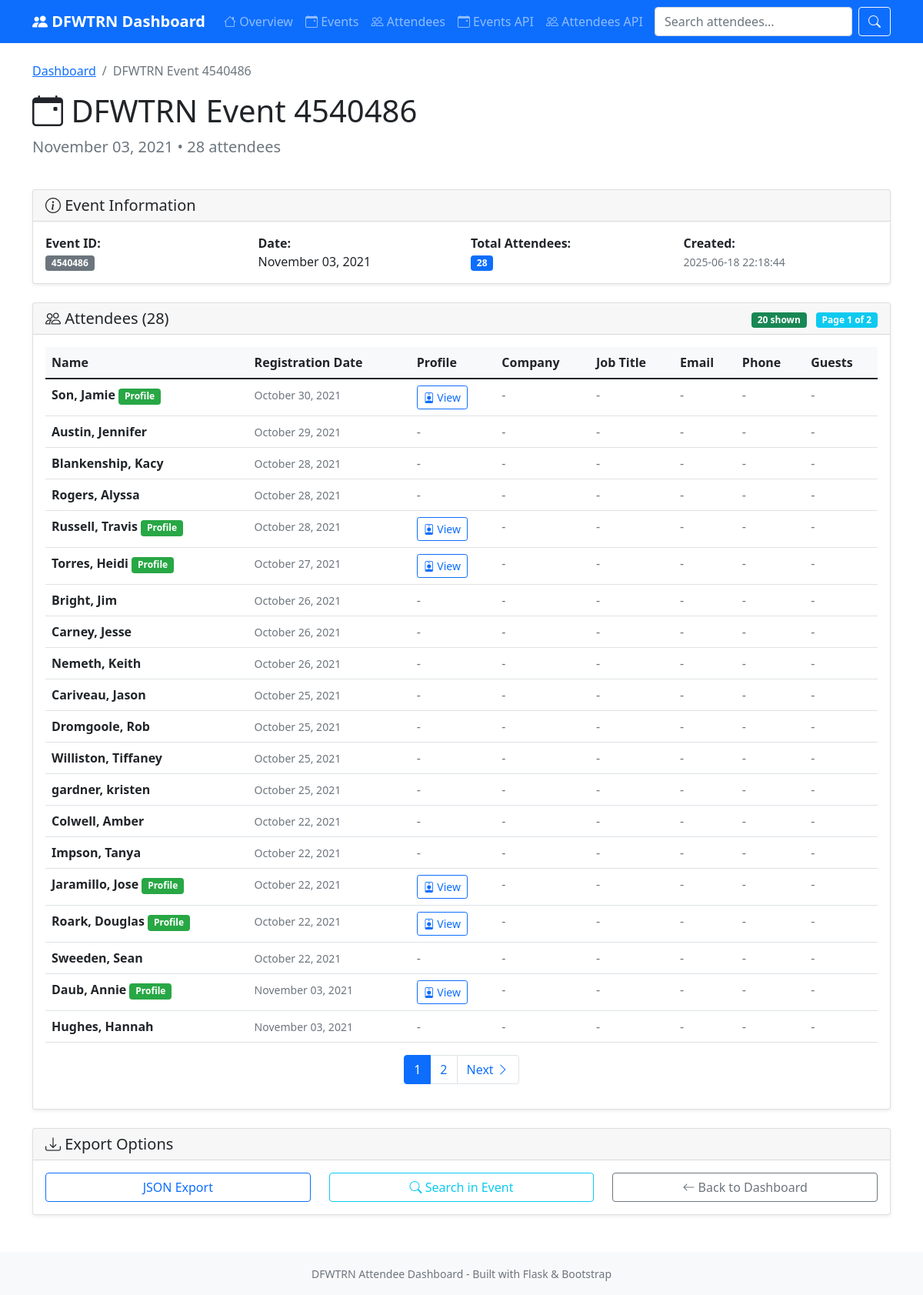
Page /event/4540486 on the committed database.
### tables this page shows
CREATE TABLE events (
    id INTEGER PRIMARY KEY,
    event_name TEXT,
    event_date TEXT,
    event_url TEXT,
    total_attendees INTEGER,
    created_at TIMESTAMP DEFAULT CURRENT_TIMESTAMP
);

CREATE TABLE attendees (
    id INTEGER PRIMARY KEY AUTOINCREMENT,
    event_id INTEGER,
    event_date TEXT,
    full_name TEXT,
    first_name TEXT,
    last_name TEXT,
    profile_url TEXT,
    is_anonymous BOOLEAN DEFAULT FALSE,
    guest_count INTEGER DEFAULT 0,
    created_at TIMESTAMP DEFAULT CURRENT_TIMESTAMP,
    UNIQUE(event_id, full_name, event_date)
);

### attendee_dashboard.py (the view)
@app.route('/event/<int:event_id>')
def event_detail(event_id):
    page = request.args.get('page', 1, type=int)
    per_page = 20
    offset = (page - 1) * per_page
    db = get_db()
    event = db.execute('SELECT * FROM events WHERE id = ?', (event_id,)).fetchone()
    if not event:
        logging.error(f"Event not found: {event_id}")
        return render_template('event.html', event=None, attendees=[], page=1, total_pages=1, total_attendees=0, error="Event not found")
    attendees = db.execute('''
        SELECT a.*, ap.email, ap.company, ap.job_title, ap.phone
        FROM attendees a
        LEFT JOIN attendee_profiles ap ON a.id = ap.attendee_id
        WHERE a.event_id = ?
        ORDER BY a.event_date DESC, a.full_name
        LIMIT ? OFFSET ?
    ''', (event_id, per_page, offset)).fetchall()
    if not attendees:
        logging.warning(f"No attendees found for event {event_id}")
    total_attendees = db.execute('''
        SELECT COUNT(*) FROM attendees WHERE event_id = ?
    ''', (event_id,)).fetchone()[0]
    total_pages = (total_attendees + per_page - 1) // per_page
    db.close()
    return render_template('event.html',
                         event=event,
                         attendees=attendees,
                         page=page,
                         total_pages=total_pages,
                         total_attendees=total_attendees,
                         error=None)

### attendee_dashboard.py (called while the page is built)
def get_db():
    db = sqlite3.connect(app.config['DATABASE'])
    db.row_factory = sqlite3.Row
    return db

@app.template_filter('date_format')
def date_format(value):
    if not value:
        return ''
    try:
        dt = datetime.strptime(value, '%d %b %Y')
        return dt.strftime('%B %d, %Y')
    except:
        return value

### templates/event.html (shortened to what this page needs)
{% extends "base.html" %}
{% block content %}
<div class="row mb-4">
    <div class="col">
        <nav aria-label="breadcrumb">
            <ol class="breadcrumb">
                <li class="breadcrumb-item"><a href="{{ url_for('index') }}">Dashboard</a></li>
                <li class="breadcrumb-item active">{{ event.event_name if event else 'Event Not Found' }}</li>
            </ol>
        </nav>
        <h1 class="display-6">
            <i class="bi bi-calendar-event"></i> {{ event.event_name if event else 'Event Not Found' }}
        </h1>
        {% if error %}
        <div class="alert alert-danger">{{ error }}</div>
        {% elif event %}
        <p class="lead text-muted">
            {{ event.event_date | date_format }} • {{ total_attendees }} attendees
        </p>
        {% endif %}
    </div>
</div>
{% if event %}
<div class="row mb-4">
    <div class="col-12">
        <div class="card">
            <div class="card-header">
                <h5 class="card-title mb-0">
                    <i class="bi bi-info-circle"></i> Event Information
                </h5>
            </div>
            <div class="card-body">
                <div class="row">
                    <div class="col-md-3">
                        <strong>Event ID:</strong><br>
                        <span class="badge bg-secondary">{{ event.id }}</span>
                    </div>
                    <div class="col-md-3">
                        <strong>Date:</strong><br>
                        {{ event.event_date | date_format }}
                    </div>
                    <div class="col-md-3">
                        <strong>Total Attendees:</strong><br>
                        <span class="badge bg-primary">{{ event.total_attendees }}</span>
                    </div>
                    <div class="col-md-3">
                        <strong>Created:</strong><br>
                        <small class="text-muted">{{ event.created_at }}</small>
                    </div>
                </div>
            </div>
        </div>
    </div>
</div>
{% endif %}
<div class="row">
    <div class="col-12">
        <div class="card">
            <div class="card-header d-flex justify-content-between align-items-center">
                <h5 class="card-title mb-0">
                    <i class="bi bi-people"></i> Attendees ({{ total_attendees }})
                </h5>
                <div>
                    <span class="badge bg-success me-2">{{ attendees | length }} shown</span>
                    <span class="badge bg-info">Page {{ page }} of {{ total_pages }}</span>
                </div>
            </div>
            <div class="card-body">
                {% if attendees and attendees|length > 0 %}
                <div class="table-responsive">
                    <table class="table table-hover">
                        <thead>
                            <tr>
                                <th>Name</th>
                                <th>Registration Date</th>
                                <th>Profile</th>
                                <th>Company</th>
                                <th>Job Title</th>
                                <th>Email</th>
                                <th>Phone</th>
                                <th>Guests</th>
                            </tr>
                        </thead>
                        <tbody>
                            {% for attendee in attendees %}
                            <tr>
                                <td>
                                    {% if attendee.is_anonymous %}
                                        <span class="text-muted">
                                            <i class="bi bi-person-x"></i> Anonymous user
                                        </span>
                                        <span class="badge anonymous-badge">Anonymous</span>
                                    {% else %}
                                        <strong>{{ attendee.full_name }}</strong>
                                        {% if attendee.profile_url %}
                                            <span class="badge profile-badge">Profile</span>
                                        {% endif %}
                                    {% endif %}
                                </td>
                                <td>
                                    <small class="text-muted">{{ attendee.event_date | date_format }}</small>
                                </td>
                                <td>
                                    {% if attendee.profile_url %}
                                        <a href="{{ url_for('attendee_detail', attendee_id=attendee.id) }}" class="btn btn-sm btn-outline-primary">
                                            <i class="bi bi-person-badge"></i> View
                                        </a>
                                    {% else %}
                                        <span class="text-muted">-</span>
                                    {% endif %}
                                </td>
                                <td>
                                    {% if attendee.company %}
                                        {{ attendee.company }}
                                    {% else %}
                                        <span class="text-muted">-</span>
                                    {% endif %}
                                </td>
                                <td>
                                    {% if attendee.job_title %}
                                        {{ attendee.job_title }}
                                    {% else %}
                                        <span class="text-muted">-</span>
                                    {% endif %}
                                </td>
                                <td>
                                    {% if attendee.email %}
                                        <a href="mailto:{{ attendee.email }}">{{ attendee.email }}</a>
                                    {% else %}
                                        <span class="text-muted">-</span>
                                    {% endif %}
                                </td>
                                <td>
                                    {% if attendee.phone %}
                                        {{ attendee.phone }}
                                    {% else %}
                                        <span class="text-muted">-</span>
                                    {% endif %}
                                </td>
                                <td>
                                    {% if attendee.guest_count > 0 %}
                                        <span class="badge bg-warning">+{{ attendee.guest_count }}</span>
                                    {% else %}
                                        <span class="text-muted">-</span>
                                    {% endif %}
                                </td>
                            </tr>
                            {% endfor %}
                        </tbody>
                    </table>
                </div>
                {% if total_pages > 1 %}
                <nav aria-label="Attendee pagination">
                    <ul class="pagination justify-content-center">
                        {% for p in range(1, total_pages + 1) %}
                            {% if p == page %}
                            <li class="page-item active">
                                <span class="page-link">{{ p }}</span>
                            </li>
                            {% elif p <= 3 or p > total_pages - 3 or (p >= page - 1 and p <= page + 1) %}
                            <li class="page-item">
                                <a class="page-link" href="{{ url_for('event_detail', event_id=event.id, page=p) }}">{{ p }}</a>
                            </li>
                            {% elif p == 4 and page > 5 %}
                            <li class="page-item disabled">
                                <span class="page-link">...</span>
                            </li>
                            {% elif p == total_pages - 3 and page < total_pages - 4 %}
                            <li class="page-item disabled">
                                <span class="page-link">...</span>
                            </li>
                            {% endif %}
                        {% endfor %}
                        {% if page < total_pages %}
                        <li class="page-item">
                            <a class="page-link" href="{{ url_for('event_detail', event_id=event.id, page=page+1) }}">
                                Next <i class="bi bi-chevron-right"></i>
                            </a>
                        </li>
                        {% endif %}
                    </ul>
                </nav>
                {% endif %}
                {% else %}
                <div class="alert alert-warning mt-3">No attendees found for this event.</div>
                {% endif %}
            </div>
        </div>
    </div>
</div>
<div class="row mt-4">
    <div class="col-12">
        <div class="card">
            <div class="card-header">
                <h5 class="card-title mb-0">
                    <i class="bi bi-download"></i> Export Options
                </h5>
            </div>
            <div class="card-body">
                <div class="row">
                    <div class="col-md-4">
                        <a href="{{ url_for('api_attendees', event_id=event.id) }}" class="btn btn-outline-primary w-100">
                             JSON Export
                        </a>
                    </div>
                    <div class="col-md-4">
                        <a href="{{ url_for('search') }}?q=&event_id={{ event.id }}" class="btn btn-outline-info w-100">
                            <i class="bi bi-search"></i> Search in Event
                        </a>
                    </div>
                    <div class="col-md-4">
                        <a href="{{ url_for('index') }}" class="btn btn-outline-secondary w-100">
                            <i class="bi bi-arrow-left"></i> Back to Dashboard
                        </a>
                    </div>
                </div>
            </div>
        </div>
    </div>
</div>
{% endblock %}

### templates/base.html (style rules this page uses)
.card { box-shadow: 0 0.125rem 0.25rem rgba(0, 0, 0, 0.075); }
.table th { background-color: #f8f9fa; }
.profile-badge { background-color: #28a745; }

### rows in the picture
events: event_name "DFWTRN Event 4540486", event_date "November 03, 2021", id "4540486", total_attendees "28", created_at "2025-06-18 22:18:44"
attendees: full_name "Son, Jamie", shows "Profile", event_date "October 30, 2021"
attendees: full_name "Austin, Jennifer", event_date "October 29, 2021"
attendees: full_name "Blankenship, Kacy", event_date "October 28, 2021"
attendees: full_name "Rogers, Alyssa", event_date "October 28, 2021"
attendees: full_name "Russell, Travis", shows "Profile", event_date "October 28, 2021"
attendees: full_name "Torres, Heidi", shows "Profile", event_date "October 27, 2021"
attendees: full_name "Bright, Jim", event_date "October 26, 2021"
attendees: full_name "Carney, Jesse", event_date "October 26, 2021"
attendees: full_name "Nemeth, Keith", event_date "October 26, 2021"
attendees: full_name "Cariveau, Jason", event_date "October 25, 2021"
attendees: full_name "Dromgoole, Rob", event_date "October 25, 2021"
attendees: full_name "Williston, Tiffaney", event_date "October 25, 2021"
attendees: full_name "gardner, kristen", event_date "October 25, 2021"
attendees: full_name "Colwell, Amber", event_date "October 22, 2021"
attendees: full_name "Impson, Tanya", event_date "October 22, 2021"
attendees: full_name "Jaramillo, Jose", shows "Profile", event_date "October 22, 2021"
attendees: full_name "Roark, Douglas", shows "Profile", event_date "October 22, 2021"
attendees: full_name "Sweeden, Sean", event_date "October 22, 2021"
attendees: full_name "Daub, Annie", shows "Profile", event_date "November 03, 2021"
attendees: full_name "Hughes, Hannah", event_date "November 03, 2021"

### other values in the picture
{{ total_attendees }} "28"
{{ attendees | length }} "20"
{{ page }} "1"
{{ total_pages }} "2"
{{ p }} "1"
{{ p }} "2"
